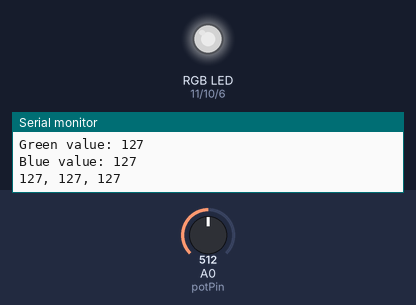
Simulated run of this sketch. Board: Arduino Uno, built with avr-gcc and run on an emulated ATmega328P. Parts: an RGB LED mixed from three pins (HIGH = lit), the last lines printed to the serial monitor. The test bench sets the inputs (shaded band); at power-on: A0 (potPin) = 512. Dim RGB values are drawn brighter than linear.

Above: at 1.5 s.
1.6 s: A0 (potPin) set to 716
At 3.3 s:
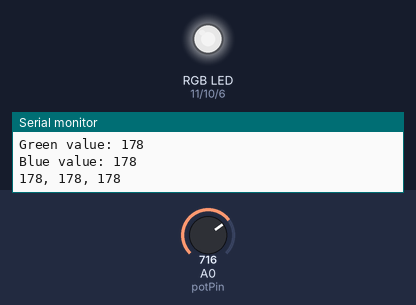
4.0 s: A0 (potPin) set to 900
At 5.8 s:
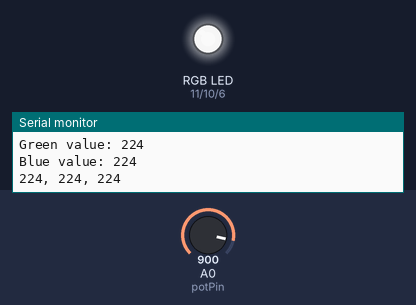
6.2 s: A0 (potPin) set to 420
At 8.3 s:
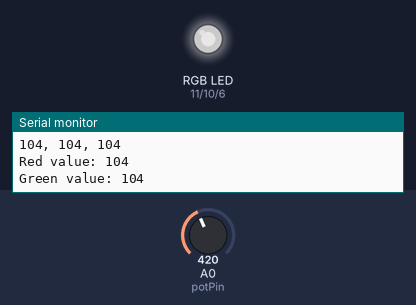
9.7 s: A0 (potPin) set to 391
At 10.8 s:
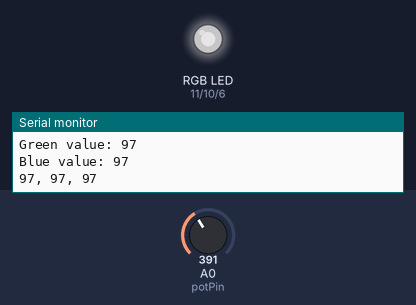
11.5 s: A0 (potPin) set to 122
At 13.2 s:
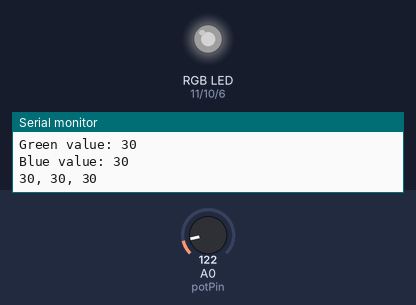
13.7 s: A0 (potPin) set to 511
At 15.7 s:
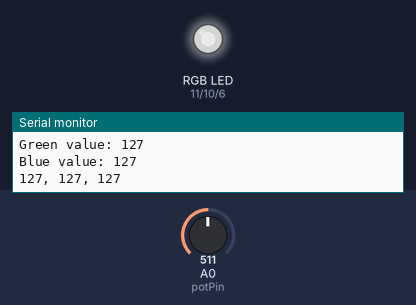
Timing chart, 0 to 17.0 s (numbered marks = the images above; inputs shaded):
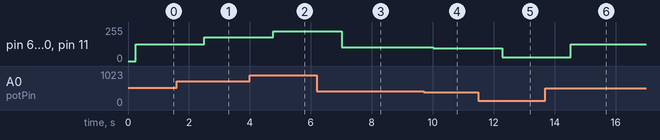

The sketch:

potRGB.ino
```cpp
int redPin = 11;
int greenPin = 10;
int bluePin = 6;
int potPin = A0;

int readVal;
int red;
int green;
int blue;

void setup() {
  Serial.begin(9600);
  pinMode(redPin, OUTPUT);
  pinMode(greenPin, OUTPUT);
  pinMode(bluePin, OUTPUT);
  pinMode(potPin, INPUT);
}

void loop() {
  readVal = analogRead(potPin);   // pot number 0 - 1023
  red = (255./1023.) * readVal;
  green = (255./1023.) * readVal;
  blue = (255./1023.) * readVal;

  Serial.print("Red value: ");
  Serial.println(red);

  Serial.print("Green value: ");
  Serial.println(green);

  Serial.print("Blue value: ");
  Serial.println(blue);
  Serial.println("");
  delay(250);

  analogWrite(redPin, red);
  analogWrite(greenPin, green);
  analogWrite(bluePin, blue);

  Serial.print(red);
  Serial.print(", ");
  Serial.print(green);
  Serial.print(", ");
  Serial.println(blue);
  delay(500);
}
```

Measured:
- after the input at 1.6 s, pin 6 (bluePin), pin 10 (greenPin), pin 11 (redPin): 127/255 → 178/255 after 0.91 s
- after the input at 4.0 s, pin 6 (bluePin), pin 10 (greenPin), pin 11 (redPin): 178/255 → 224/255 after 0.76 s
- after the input at 6.2 s, pin 6 (bluePin), pin 10 (greenPin), pin 11 (redPin): 224/255 → 104/255 after 0.81 s
- after the input at 9.7 s, pin 6 (bluePin), pin 10 (greenPin), pin 11 (redPin): 104/255 → 97/255 after 0.32 s
- after the input at 11.5 s, pin 6 (bluePin), pin 10 (greenPin), pin 11 (redPin): 97/255 → 30/255 after 0.77 s
- after the input at 13.7 s, pin 6 (bluePin), pin 10 (greenPin), pin 11 (redPin): 30/255 → 127/255 after 0.83 s
